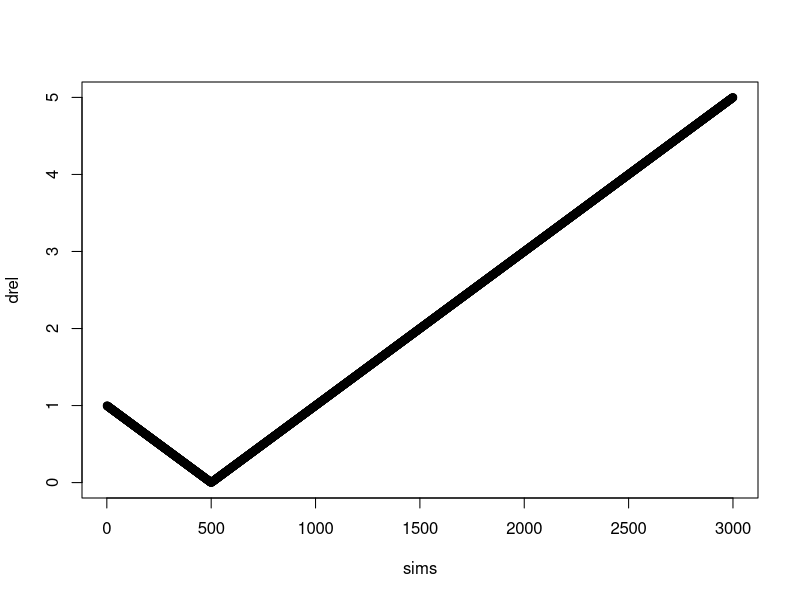
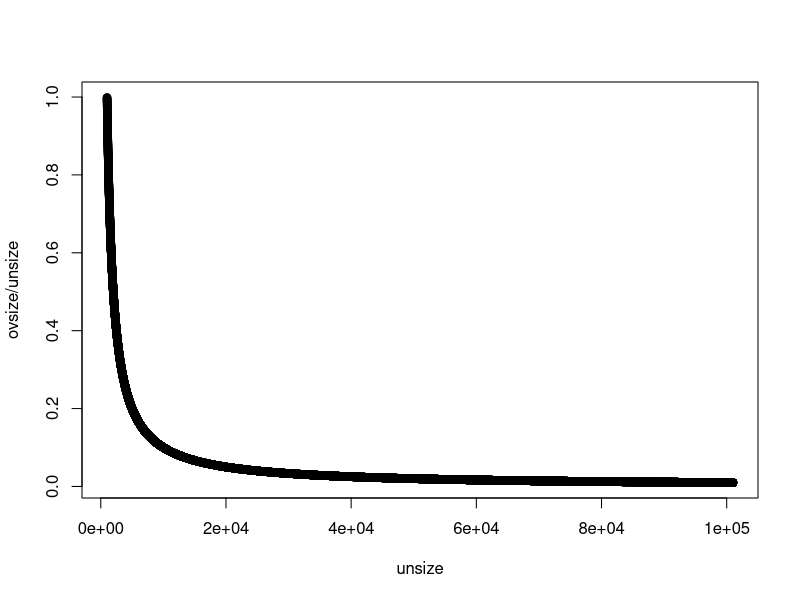
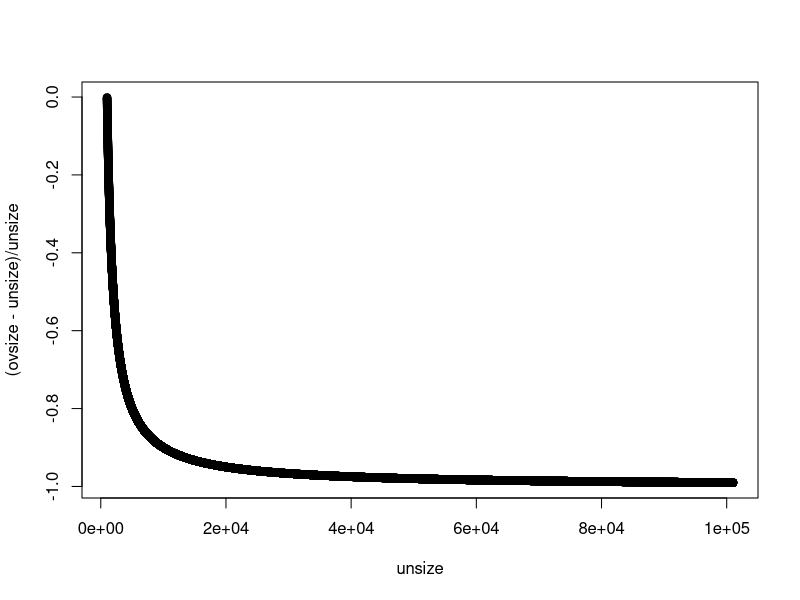
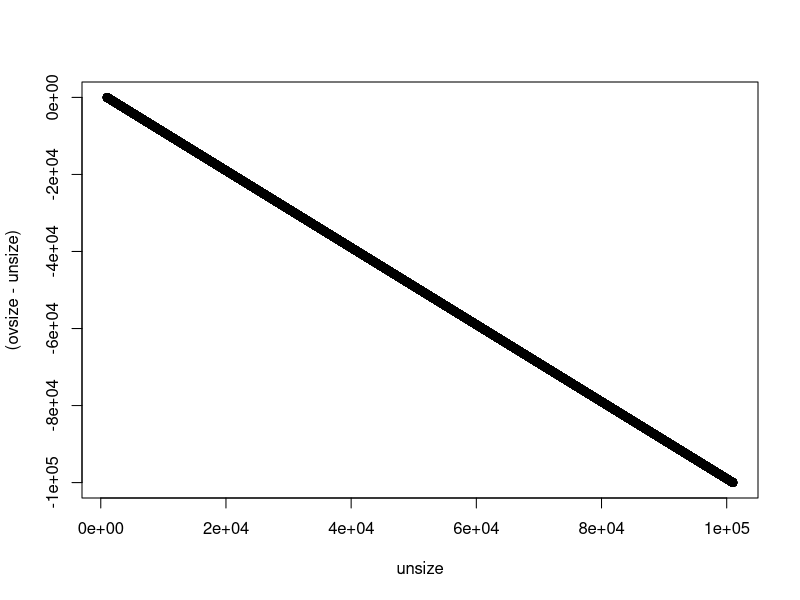
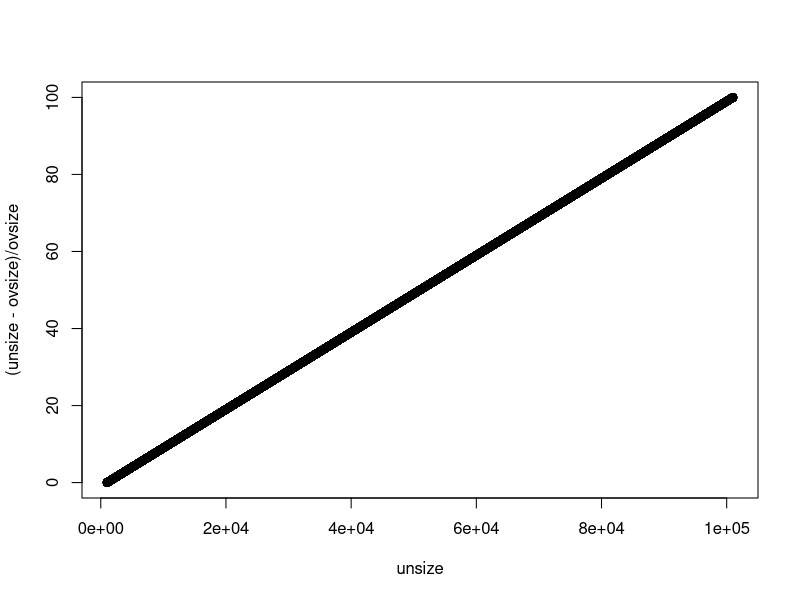
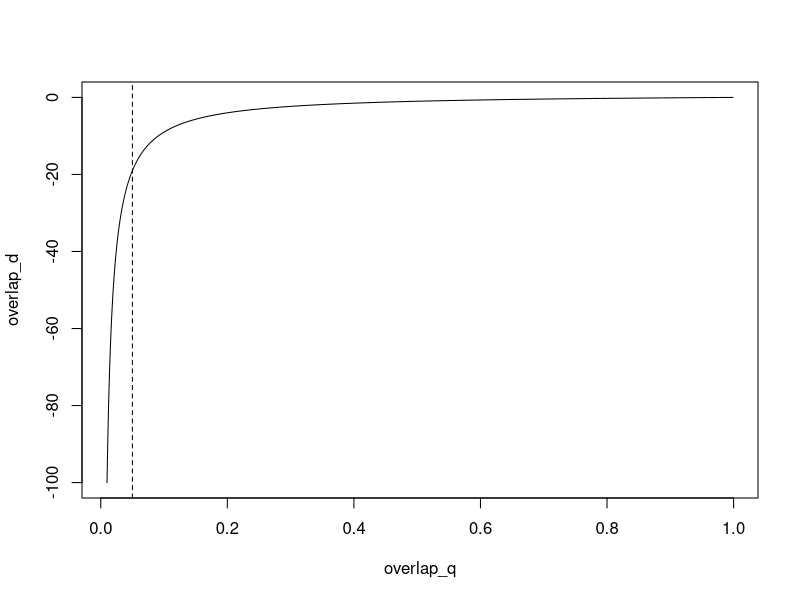

These figures' R source, in order: (Note: this script raises an error after producing the figures.)
size <- 500
sims <- 1:(size * 6)
drel <- abs(sims - size) / size
plot(drel ~ sims)

ovsize <- 1000
unsize <- ovsize + 1:(ovsize * 100)

plot(ovsize / unsize ~ unsize)
plot((ovsize - unsize) / unsize ~ unsize)

plot((ovsize - unsize) ~ unsize)
plot((unsize - ovsize) / ovsize ~ unsize)

# overlap_delta
overlap_d <- (ovsize - unsize) / ovsize
overlap_q <- ovsize / unsize

plot(overlap_d ~ overlap_q, type = "l")
abline(v = 0.05, lty = 2)

# el overlap delta mira un efecto lineal. El cociente es no lineal.
# Entonces, overlaps_q de ~0.33 implican un delta = 2
approx(overlap_d, overlap_q, xout = -2)

approx(overlap_q, overlap_d, xout = 0.2)
# overlap de 0.2 implica un delta de 4.

# el overlap_q es ultrasensible en la escala de ~0.1 a 1
approx(overlap_q, overlap_d, xout = 0.1)
# o sea, diferencias de tamaño de 9 a 0. Pero varía a una escala muy pequeña
# en deltas > 9

# el paisaje suele estar limitado around delta =
approx(overlap_q, overlap_d, xout = 0.05) # -19

# si tenemos el overlap_q, el size y el size_diff, deberíamos poder llegar a
# overlap_delta, no?

overlap_q = common / (a + b - common)

a = fire_size
b = fire_size + size_diff

overlap_q * (a + b - common) = common
overlap_q * a + overlap_q * b - overlap_q * common = common
overlap_q * a + overlap_q * b = common + common * overlap_q
overlap_q * a + overlap_q * b = common * (1 + overlap_q)
common = (overlap_q * a + overlap_q * b) / (1 + overlap_q)

# más fácil sería
(overlap_q - 1) / overlap_q

## nooooo, pero así justamente most overlap_d irían como de -20 a -100, como
## si fueran un log, mucho peor que un logit. Justamente el overlap_q en escala
## original (no logit) es bastante insensible a las diferencias muy grandes,
## porque en la escala de las diff, lo que va de 20 a Inf, en el q va de
## 0.05 a 0.

